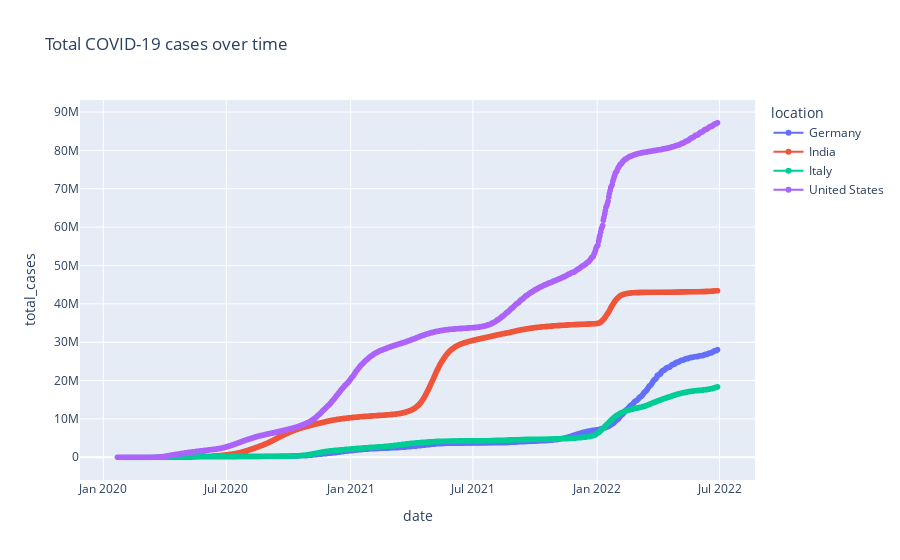

The cell this chart's notebook holds for it:
### Markdown cell above
### Linear Graph for total Cases of Covid infectors over time for four countries

### Code cell
import plotly.express as px
fig = px.line(df_final_dataset, x="date", y="total_cases",color ='location', title='Total COVID-19 cases over time', markers = True )
fig.show()

### Figure 1 — Plotly figure (JSON) as saved in the notebook; plotly's stock layout.template omitted (floating-point values rounded to 4 significant figures; data arrays with more than 128 entries replaced by an {"elided": "..."} marker saying what was removed)
{"data": [{"hovertemplate": "location=Germany<br>date=%{x}<br>total_cases=%{y}<extra></extra>", "legendgroup": "Germany", "line": {"color": "#636efa", "dash": "solid"}, "marker": {"symbol": "circle"}, "mode": "lines+markers", "name": "Germany", "showlegend": true, "type": "scattergl", "x": {"elided": "884 str values"}, "xaxis": "x", "y": {"elided": "884 int values"}, "yaxis": "y"}, {"hovertemplate": "location=India<br>date=%{x}<br>total_cases=%{y}<extra></extra>", "legendgroup": "India", "line": {"color": "#EF553B", "dash": "solid"}, "marker": {"symbol": "circle"}, "mode": "lines+markers", "name": "India", "showlegend": true, "type": "scattergl", "x": {"elided": "881 str values"}, "xaxis": "x", "y": {"elided": "881 int values"}, "yaxis": "y"}, {"hovertemplate": "location=Italy<br>date=%{x}<br>total_cases=%{y}<extra></extra>", "legendgroup": "Italy", "line": {"color": "#00cc96", "dash": "solid"}, "marker": {"symbol": "circle"}, "mode": "lines+markers", "name": "Italy", "showlegend": true, "type": "scattergl", "x": {"elided": "880 str values"}, "xaxis": "x", "y": {"elided": "880 int values"}, "yaxis": "y"}, {"hovertemplate": "location=United States<br>date=%{x}<br>total_cases=%{y}<extra></extra>", "legendgroup": "United States", "line": {"color": "#ab63fa", "dash": "solid"}, "marker": {"symbol": "circle"}, "mode": "lines+markers", "name": "United States", "showlegend": true, "type": "scattergl", "x": {"elided": "889 str values"}, "xaxis": "x", "y": {"elided": "889 int values"}, "yaxis": "y"}], "layout": {"legend": {"title": {"text": "location"}, "tracegroupgap": 0}, "title": {"text": "Total COVID-19 cases over time"}, "xaxis": {"anchor": "y", "domain": [0, 1], "title": {"text": "date"}}, "yaxis": {"anchor": "x", "domain": [0, 1], "title": {"text": "total_cases"}}}}
